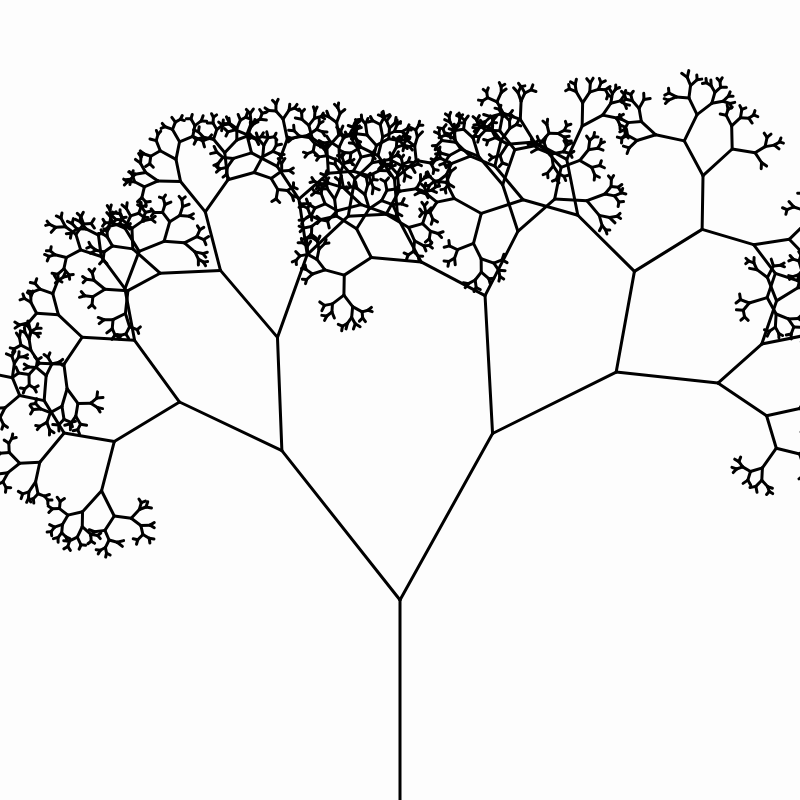
Frame 1 (no input)
Frame 60 (no input): identical to frame 1, image omitted
Frame 120 (the mouse pressed at the canvas centre since frame 60): identical to frame 1, image omitted

The p5.js sketch that drew this single still picture (run headless with seeded random() and noise() and a simulated clock; from frame 60 on, the mouse is pressed at the canvas centre):

// p5.js sketch
// ── sketch.js
let theta;   

function setup() {
  createCanvas(800, 800);
  background(253);
  stroke(0);
  strokeWeight(3);
  drawTree();
}

function draw() {
}

function drawTree() {
  background(253);

  // Let's pick an angle 0 to 90 degrees based on the mouse position
  let a = 30;
  // Convert it to radians
  theta = radians(a);
  // Start the tree from the bottom of the screen
  translate(width/2,height);
  // Draw a line 120 pixels
  line(0,0,0,-200);
  // Move to the end of that line
  translate(0,-200);
  // Start the recursive branching!
  branch(height/3);
}

function branch(h) {
  // Each branch will be 2/3rds the size of the previous one
  h *= map(random(1), 0, 1, 0.5, 0.8); // INTRODUCE RANDOMNESS
  
  // All recursive functions must have an exit condition!!!!
  // Here, ours is when the length of the branch is 2 pixels or less
  if (h > 4) {
    push();    // Save the current state of transformation (i.e. where are we now)
    
    let theta_2 = map(random(1), 0, 1, 0.7*theta, 2*theta);
    rotate(theta_2);   // Rotate by theta // INTRODUCE RANDOMNESS
    line(0, 0, 0, -h);  // Draw the branch
    translate(0, -h); // Move to the end of the branch
    branch(h);       // Ok, now call myself to draw two new branches!!
    pop();     // Whenever we get back here, we "pop" in order to restore the previous matrix state
    
    // Repeat the same thing, only branch off to the "left" this time!
    push();
    let theta_3 = map(random(1), 0, 1, 0.7*theta, 2*theta);
    rotate(-theta_3); // INTRODUCE RANDOMNESS
    line(0, 0, 0, -h);
    translate(0, -h);
    branch(h);
    pop();
  }
}

function keyPressed() {
  if (key == ' ') {
    saveFrame("recursive_tree.png");
  } else {
    drawTree();
  }
}
